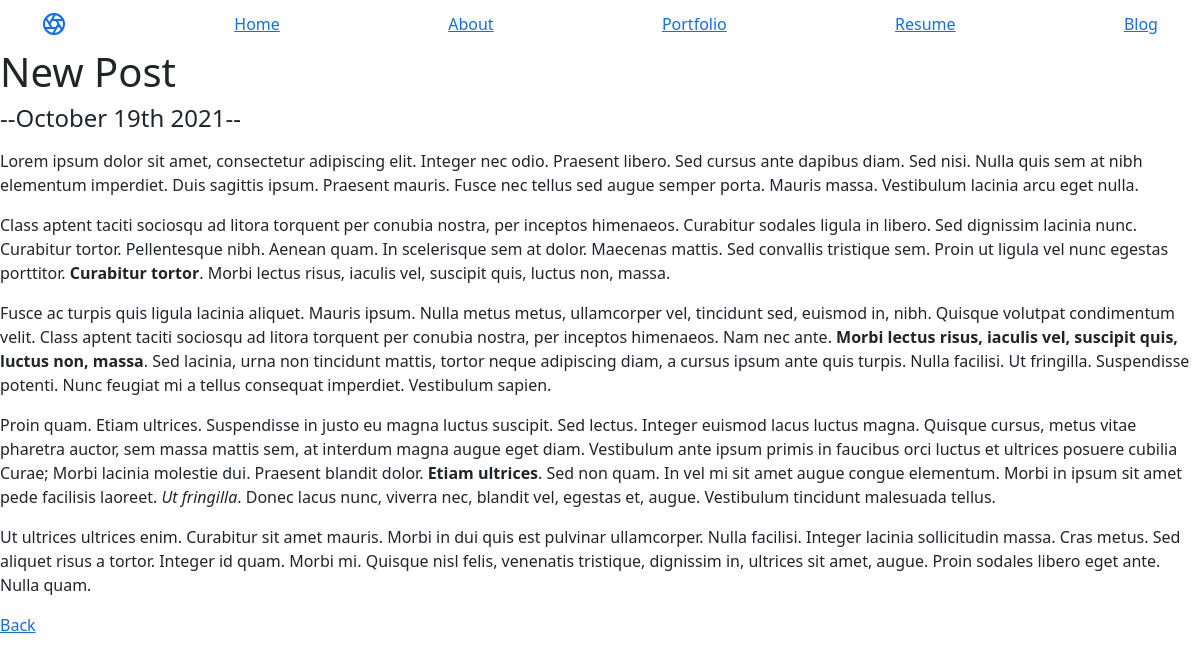
The page /blog/10/ on the database its author committed.
### blog/models.py (models this page shows, shortened)
class Blog(models.Model):
    title = models.CharField(max_length = 200)
    text = models.TextField(blank = True)
    date = models.DateField()

### blog/views.py (the view)
# urls.py: path('<int:blog_id>/', views.detail, name='detail'),
def detail(request, blog_id):
    blog = get_object_or_404(Blog, pk=blog_id)
    return render(request, 'blog/detail.html', {'blog':blog})

### blog/templates/blog/detail.html
{%  extends 'portfolio/base.html'  %}
{%  block content  %}
  <h1>{{  blog.title  }}</h1>
  <h4>--{{  blog.date|date:'F jS Y' }}--</h4>
  <p>{{  blog.text|safe  }}</p>
  <a href="{%  url 'blog:all_blogs'  %}">Back</a>
{%  endblock  %}

### rows shown on the page
Blog: title "New Post", date "October 19th 2021", text "Lorem ipsum dolor sit amet, consectetur adipiscing elit. Integer nec odio. Praesent libero. Sed cursus ante dapibus diam. Sed nisi. Nulla quis sem at nibh elementum imperdiet. Duis sagittis ipsum. Praesent mauris. Fusce nec tellus sed augue semper porta. Mauris massa. Vestibulum lacinia arcu eget nulla. Class aptent taciti sociosqu ad litora torquent per conubia nostra, per inceptos himenaeos. Curabitur sodales ligula in libero. Sed dignissim lacinia nunc. Curabitur tortor. Pellentesque nibh. Aenean quam. In scelerisque sem at dolor. Maecenas mattis. Sed convallis tristique sem. Proin ut ligula vel nunc egestas porttitor. Curabitur tortor . Morbi lectus risus, iaculis vel, suscipit quis,…"
